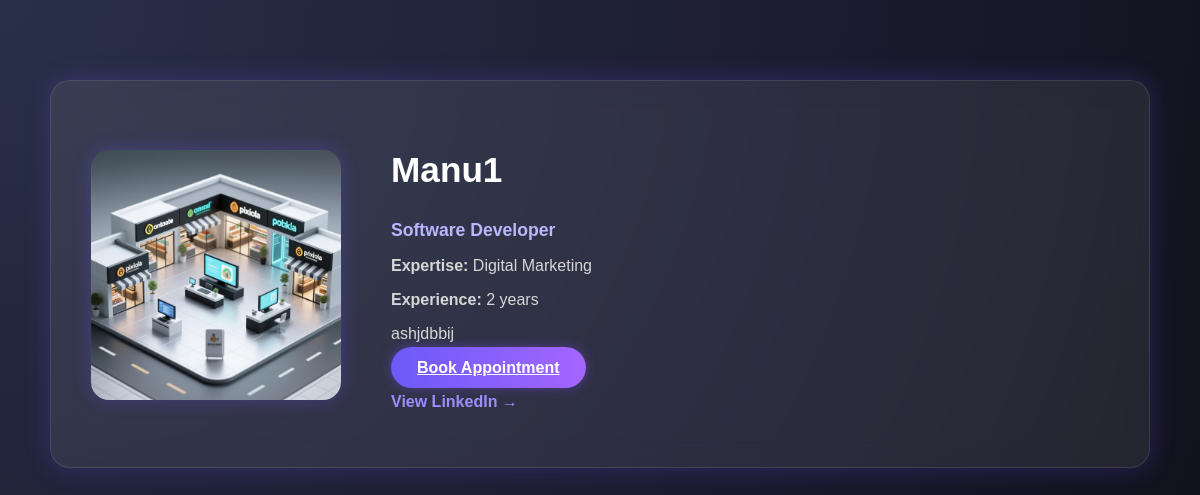
/mentor/33/, run on the app's committed database.
### accounts/models.py (models this page shows, shortened)
class CustomUser(AbstractUser):
    ROLE_CHOICES = (
        ('user', 'User'),
        ('mentor', 'Mentor'),
        ('Admin', 'Admin'),
    )
    role = models.CharField(
        max_length=10,
        choices=ROLE_CHOICES,
        default='user'
    )
    phone_regex = RegexValidator(
    regex=r'^[9876]\d{9}$',
    message="Phone number must be a 10-digit number and start with 9, 8, 7, or 6."
    )
    phone_number = models.CharField(
        max_length=10,
        blank=True,
        null=True,
        validators=[phone_regex],
        unique=True,
        help_text='Enter 10 digit phone number'
    )
    previous_experience = models.BooleanField(blank=True, null=True)
    is_approved=models.BooleanField(default=False)
    gender = models.CharField(
        max_length=20,
        choices=[
            ('male', 'Male'),
            ('female', 'Female'),
            ('other', 'Other'),
            ('prefer_not_to_say', 'Prefer not to say'),
        ],
        blank=True
    )
    profile_photo = models.ImageField(upload_to='mentor_photos/', blank=False, null=True)
    profession = models.CharField(max_length=100, blank=False, null=True)
    experience_years = models.PositiveIntegerField(
        null=True,
        blank=False
    )
    expertise = models.CharField(
        blank=False,
        null=True,
        max_length=100,
    )
    bio = models.CharField(
        blank=False,
        null=True,
    )
    linkedin = models.URLField(blank=True, null=True)
    portfolio = models.URLField(blank=True, null=True)
    available_days = models.JSONField(default=list)  # ["mon", "wed", "fri"]
    available_from = models.TimeField(default="09:00")
    available_to = models.TimeField(default="17:00")
    session_duration = models.CharField(
        max_length=10,
        choices=[
            ('30', '30 Minutes'),
            ('60', '60 Minutes'),
        ],null=True, blank=False
    )
    intro_video = models.FileField(upload_to="mentor_videos/", blank=True, null=True)
    created_at = models.DateTimeField(
        auto_now_add=True,
        null=True
    )

### mentor/views.py (the view)
# urls.py: path('<int:id>/', views.mentor_detail, name='mentor_detail'),
def mentor_detail(request, id):
    mentor = get_object_or_404(CustomUser, id=id, role='mentor')
    return render(request, 'mentor_detail.html', {'mentor': mentor})

### mentor/templates/mentor_detail.html (shortened to what this page needs)
{% block content %}
<div class="mentor-wrapper">
    <div class="mentor-card">
        <div class="row align-items-center">
            <div class="col-md-4 mentor-photo">
                {% if mentor.profile_photo %}
                <img src="{{ mentor.profile_photo.url }}" class="img-fluid">
                {% endif %}
            </div>
            <div class="col-md-8">
                <h2 class="mentor-name">{{ mentor.username }}</h2>
                <h5 class="mentor-role">{{ mentor.profession }}</h5>
                <p><strong>Expertise:</strong> {{ mentor.expertise }}</p>
                <p><strong>Experience:</strong> {{ mentor.experience_years }} years</p>
                <p>{{ mentor.bio }}</p>
                <a href="{% url 'book_appointment' mentor.id %}" class="btn btn-glow mt-3">Book Appointment</a>
                {% if mentor.linkedin %}
                <p class="mt-4 linkedin-link">
                    <a href="{{ mentor.linkedin }}" target="_blank">View LinkedIn →</a>
                </p>
                {% endif %}
            </div>
        </div>
    </div>
</div>
{% endblock %}

### mentor/templates/mentor_detail.html (style rules this page uses)
.mentor-wrapper { max-width: 1100px; margin: 60px auto; padding: 20px; animation: fadeIn 0.8s ease; }
.mentor-card { backdrop-filter: blur(14px); background: rgba(255, 255, 255, 0.08); border-radius: 20px; padding: 40px; border: 1px solid rgba(255, 255, 255, 0.1); box-shadow: 0 0 25px rgba(120, 80, 255, 0.25); transition: 0.3s ease; }
.mentor-photo img { border-radius: 18px; box-shadow: 0 0 18px rgba(120, 80, 255, 0.3); margin-right: 50px; width: fit-content; height: fit-content; }
.mentor-photo img { border-radius: 18px; box-shadow: 0 0 18px rgba(120, 80, 255, 0.3); width: 100%; max-width: 250px; height: auto; object-fit: cover; display: block; float: left; }
.mentor-name { font-size: 2.2rem; font-weight: 700; color: #ffffff; }
.mentor-role { color: #b8b8ff; font-size: 1.1rem; margin-bottom: 15px; }
p { color: #d7d7d7; font-size: 1rem; }
.btn-glow { background: linear-gradient(90deg, #6a5af9, #a565ff); border: none; color: white; padding: 12px 26px; border-radius: 50px; font-weight: 600; transition: 0.25s; box-shadow: 0 0 12px rgba(130, 80, 255, 0.4); }
.linkedin-link a { color: #9f8cff; text-decoration: none; font-weight: 600; }

### data on the page
CustomUser: profile_photo (picture), username "Manu1", profession "Software Developer", expertise "Digital Marketing", experience_years "2", bio "ashjdbbij"
